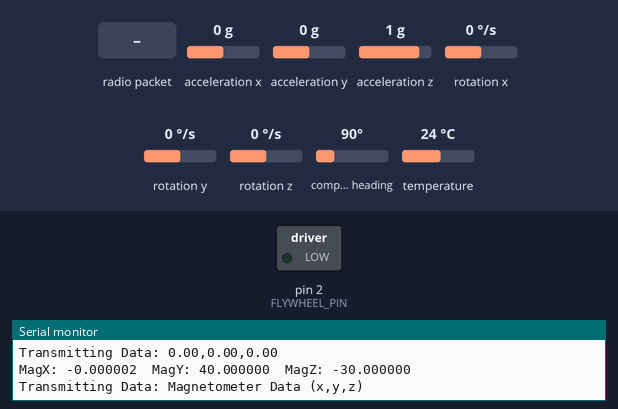
A sketch run on a simulated Arduino Uno, built with avr-gcc and run on an emulated ATmega328P. Parts: switched loads named in the sketch (green lamp = pin HIGH), the last lines printed to the serial monitor. The inputs (shaded band) are chosen by the test bench; at power-on: acceleration x 0 g, acceleration y 0 g, acceleration z 1 g, rotation x 0 °/s, rotation y 0 °/s, rotation z 0 °/s, compass heading 90°, temperature 24 °C. No radio packets arrive unless stated.

Above: at 1.2 s.
1.3 s: radio packet "activateFlywheel" arrives
At 2.5 s:
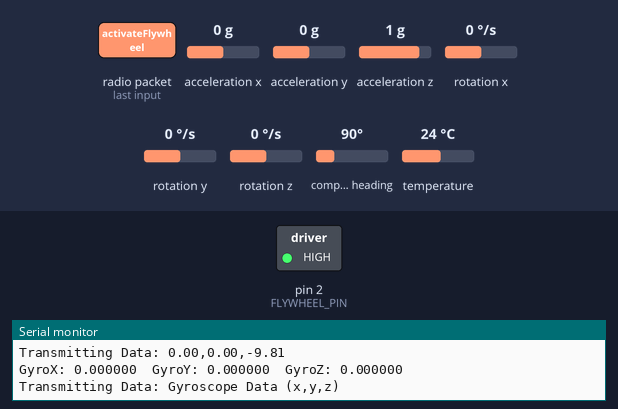
5.0 s: radio packet "deactivateFlywheel" arrives
At 6.9 s:
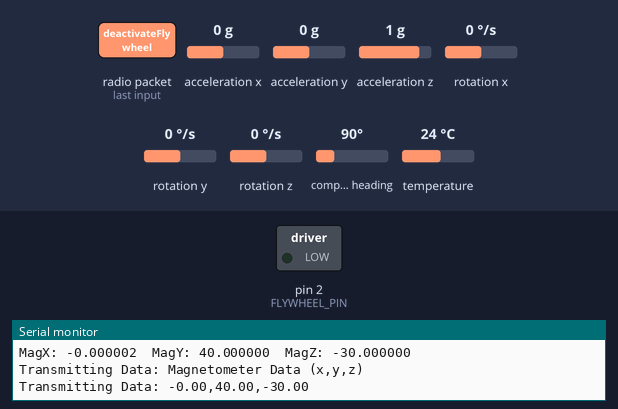
Timing chart, 0 to 8.4 s (numbered marks = the images above; inputs shaded):
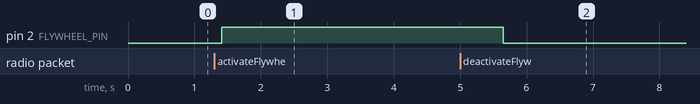

Measured:
- after the input at 1.3 s, pin 2 (FLYWHEEL_PIN): LOW → HIGH after 0.11 s
- after the input at 5.0 s, pin 2 (FLYWHEEL_PIN): HIGH → LOW after 0.65 s

The sketch:

triton-orbit.ino
```cpp
/*
 Name:		triton-orbit.ino
 Created:	6/18/2019 6:38:32 PM
 Author:	Justin
*/


#include <NeoSWSerial.h>
#include <NMEAGPS.h>
#include <SPI.h>
#include <RH_ASK.h>
#include <MPU9250.h>
#include <Wire.h>

#define FLYWHEEL_PIN 2
#define RF_RX_RECEIVER_PIN 8
#define RF_TX_TRANSMITTER_PIN 9
#define GPS_RX_PIN 10
#define GPS_TX_PIN 11

RH_ASK driver(2000, RF_RX_RECEIVER_PIN, RF_TX_TRANSMITTER_PIN, NULL);
NeoSWSerial gps_port(GPS_RX_PIN, GPS_TX_PIN);
NMEAGPS     gps;
MPU9250 IMU(Wire, 0x68);

bool flywheelActive = false;
int gyroscopeStatus;

void setup() {
	Serial.begin(115200);
	Serial.println(F("Starting Triton."));

	gps_port.begin(9600);
	if (!driver.init()) {
		Serial.println(F("Radio Head driver failed."));
		TransmitData(F("Radio Head driver failed."));
	}

	SetupMPU9250();

	if (gyroscopeStatus < 0) {
		Serial.println("GyroScope Failed to start.");
		Serial.print("Status: ");
		Serial.println(gyroscopeStatus);
		TransmitData("GyroScope Failed to start. Status: " + String(gyroscopeStatus));
	}

	pinMode(FLYWHEEL_PIN, OUTPUT);
	Serial.println(F("Triton Started."));
}

void SetupMPU9250() {
	Wire.setClock(100000);
	Wire.begin();
	pinMode(A4, INPUT_PULLUP);
	pinMode(A5, INPUT_PULLUP);
	gyroscopeStatus = IMU.setDlpfBandwidth(MPU9250::DLPF_BANDWIDTH_20HZ);
	gyroscopeStatus = IMU.setSrd(19);
	gyroscopeStatus = IMU.disableDataReadyInterrupt();
	gyroscopeStatus = IMU.begin();
}

void loop() {
	ReceiveData();
	delay(200);
	GetIMUData();
	Serial.flush();
}

void TransmitData(String data) {
	Serial.println("Transmitting Data: " + data);
	const char* msg = data.c_str();
	driver.send((uint8_t*)msg, strlen(msg));
	driver.waitPacketSent();
}

void ReceiveData() {
	uint8_t buf[RH_ASK_MAX_MESSAGE_LEN];
	uint8_t buflen = sizeof(buf);
	if (driver.recv(buf, &buflen)) {
		String data;
		for (int i = 0; i < buflen; i++)
		{
			data += (char)buf[i];
		}
		ParseCommand(data);
	}
}

void ParseCommand(String command) {
	Serial.println("Command Recieved: " + command);
	if (command == "gps") {
		Serial.println("Received GPS telemetry command.");
		GetGPSData();
	}
	else if (command == "activateFlywheel") {
		Serial.println("Activating Flywheel.");
		ActivateFlywheel();
	}
	else if (command == "deactivateFlywheel") {
		Serial.println("Deactivating Flywheel.");
		DeactivateFlywheel();
	}
	else if (command == "flywheelStatus") {
		Serial.println("Sending flywheel Status.");
		GetFlywheelStatus();
	}
	else if (command == "IMUData") {
		Serial.println("Sending IMU Data.");
		GetIMUData();
	}
	else if (command == "test") {
		Serial.println("Transmission Test.");
		TestTransmission();
	}
}

void TestTransmission() {
	TransmitData("Transmission Sucessful!");
}

void GetGPSData() {
	if (gps.available(gps_port))
	{
		gps_fix fix = gps.read();

		if (fix.valid.location)
		{
			String satalliteCount = "Satellite Count: " + fix.satellites;
			String latitude = "Latitude: " + String(fix.latitude(), 6);
			String longitude = "Longitude: " + String(fix.longitude(), 6);
			String speed = "Speed Kmph: " + String(fix.speed_kph());
			String altitude = "Altitude(meters): " + String(fix.altitude());
			String time = "Timestamp : " + fix.dateTime.date;
			TransmitData(satalliteCount);
			TransmitData(latitude);
			TransmitData(longitude);
			TransmitData(speed);
			TransmitData(altitude);
			TransmitData(time);
		}
		else {
			TransmitData("Location not valid, waiting for more satallites.");
			TransmitData("Satellites found: " + fix.satellites);
		}
	}
	if (!gps.available(gps_port)) {
		TransmitData("Satellites found: " + gps.read().satellites);
		TransmitData("Finding Satellites...");
	}
}

void GetIMUData() {
	IMU.readSensor();
	GetAccelerometerData();
	GetGyroscopeData();
	GetMagnetometerData();
	GetTemperature();
}

void GetAccelerometerData() {
	float accelX = IMU.getAccelX_mss();
	float accelY = IMU.getAccelY_mss();
	float accelZ = IMU.getAccelZ_mss();
	Serial.print("AccelX: ");
	Serial.print(accelX, 6);
	Serial.print("	");
	Serial.print("AccelY: ");
	Serial.print(accelY, 6);
	Serial.print("	");
	Serial.print("AccelZ: ");
	Serial.println(accelZ, 6);
	Serial.println();
	TransmitData("Accelerometer Data (x,y,z)");
	TransmitData(String(accelX) + "," + String(accelY) + "," + String(accelZ));
	Serial.println();
}

void GetGyroscopeData() {
	float gyroX = IMU.getGyroX_rads();
	float gyroY = IMU.getGyroY_rads();
	float gyroZ = IMU.getGyroZ_rads();
	Serial.print("GyroX: ");
	Serial.print(gyroX, 6);
	Serial.print("	");
	Serial.print("GyroY: ");
	Serial.print(gyroY, 6);
	Serial.print("	");
	Serial.print("GyroZ: ");
	Serial.println(gyroZ, 6);
	Serial.println();
	TransmitData("Gyroscope Data (x,y,z)");
	TransmitData(String(gyroX) + "," + String(gyroY) + "," + String(gyroZ));
	Serial.println();
}

void GetMagnetometerData() {
	float magX = IMU.getMagX_uT();
	float magY = IMU.getMagY_uT();
	float magZ = IMU.getMagZ_uT();
	Serial.print("MagX: ");
	Serial.print(magX, 6);
	Serial.print("	");
	Serial.print("MagY: ");
	Serial.print(magY, 6);
	Serial.print("	");
	Serial.print("MagZ: ");
	Serial.println(magZ, 6);
	TransmitData("Magnetometer Data (x,y,z)");
	TransmitData(String(magX) + "," + String(magY) + "," + String(magZ));
	Serial.println();
}

void GetTemperature() {
	float temp = IMU.getTemperature_C();
	Serial.print("Temperature in C: ");
	Serial.println(temp, 6);
	Serial.println();
	TransmitData("Temperature Celcius");
	TransmitData(String(temp));
	Serial.println();
}

void GetFlywheelStatus() {
	if (flywheelActive)
		TransmitData("Flywheel is active.");
	else
		TransmitData("Flywheel is not active.");
}

void ActivateFlywheel() {
	digitalWrite(FLYWHEEL_PIN, HIGH);
	flywheelActive = true;
}

void DeactivateFlywheel() {
	digitalWrite(FLYWHEEL_PIN, LOW);
	flywheelActive = false;
}
```

trition-ground-cli.ino
```cpp
/*
 Name:		triton-ground-cli.ino
 Created:	7/02/2019 10:22:27 PM
 Author:	Justin
*/


#define LINE_BUF_SIZE 128   //Maximum input string length
#define ARG_BUF_SIZE 64     //Maximum argument string length
#define MAX_NUM_ARGS 8      //Maximum number of arguments

char line[LINE_BUF_SIZE];
char args[MAX_NUM_ARGS][ARG_BUF_SIZE];

bool error_flag = false;

int cmd_help();
int cmd_test();

int (*commands_func[])() {
	&cmd_help,
	&cmd_test
};

//List of command names
const char* commands_str[] = {
	"help",
	"test"
};

int num_commands = sizeof(commands_str) / sizeof(char*);

void cli_init() {
	Serial.println("Welcome to this simple Arduino command line interface (CLI).");
	Serial.println("Type \"help\" to see a list of commands.");
}

void run_cli() {
	Serial.print("> ");

	read_line();
	if (!error_flag) {
		parse_line();
	}
	if (!error_flag) {
		execute();
	}

	memset(line, 0, LINE_BUF_SIZE);
	memset(args, 0, sizeof(args[0][0]) * MAX_NUM_ARGS * ARG_BUF_SIZE);

	error_flag = false;
}

void read_line() {
	String line_string;

	while (!Serial.available());

	if (Serial.available()) {
		line_string = Serial.readStringUntil('\n');
		if (line_string.length() < LINE_BUF_SIZE) {
			line_string.toCharArray(line, LINE_BUF_SIZE);
			Serial.println(line_string);
		}
		else {
			Serial.println("Input string too long.");
			error_flag = true;
		}
	}
}

void parse_line() {
	char* argument;
	int counter = 0;

	argument = strtok(line, " ");

	while ((argument != NULL)) {
		if (counter < MAX_NUM_ARGS) {
			if (strlen(argument) < ARG_BUF_SIZE) {
				strcpy(args[counter], argument);
				argument = strtok(NULL, " ");
				counter++;
			}
			else {
				Serial.println("Input string too long.");
				error_flag = true;
				break;
			}
		}
		else {
			break;
		}
	}
}

int execute() {
	for (int i = 0; i < num_commands; i++) {
		if (strcmp(args[0], commands_str[i]) == 0) {
			return(*commands_func[i])();
		}
	}

	Serial.println("Invalid command. Type \"help\" for more.");
	return 0;
}
```
